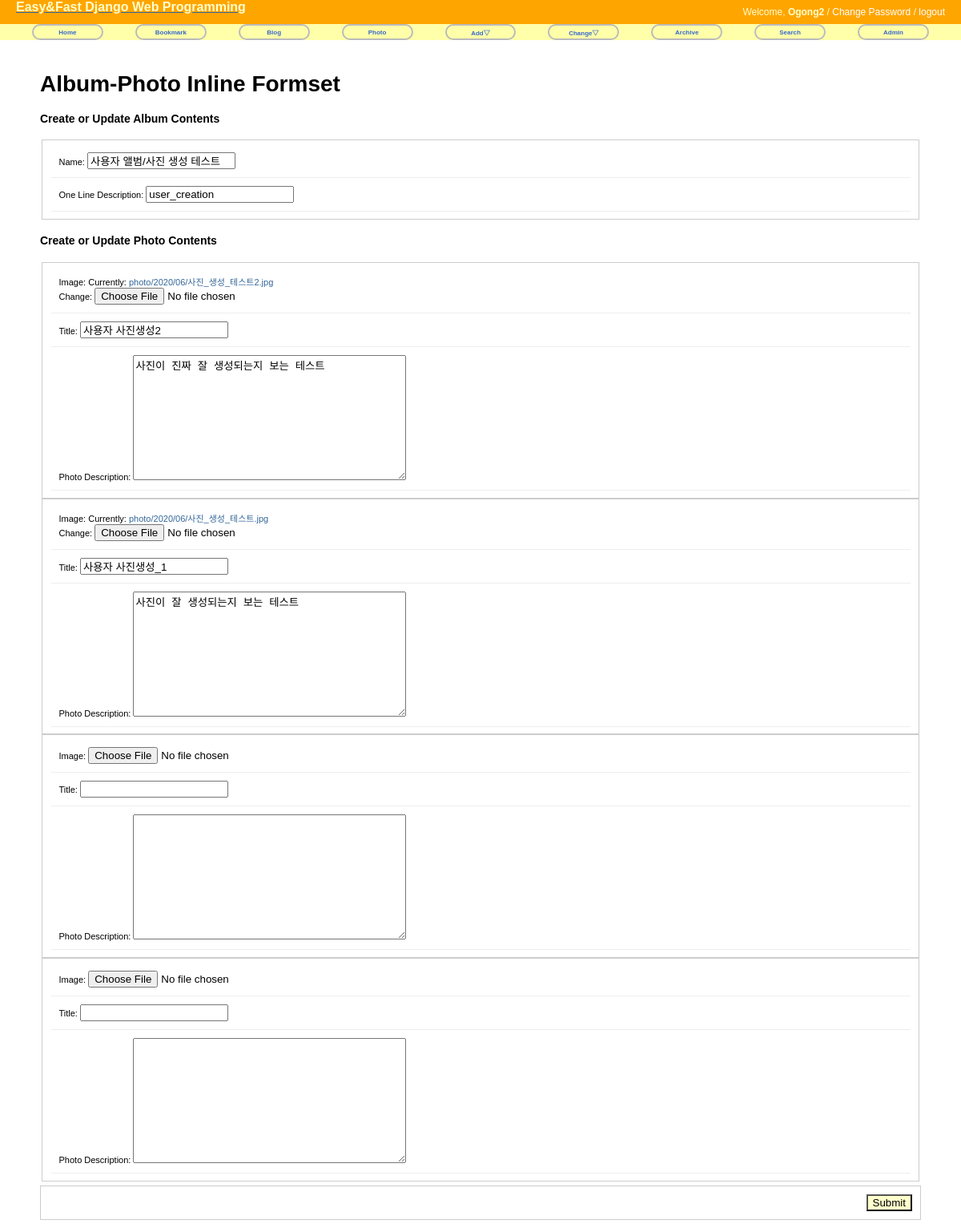
Before: /photo/album/4/update/ (signed in) with the older database file.
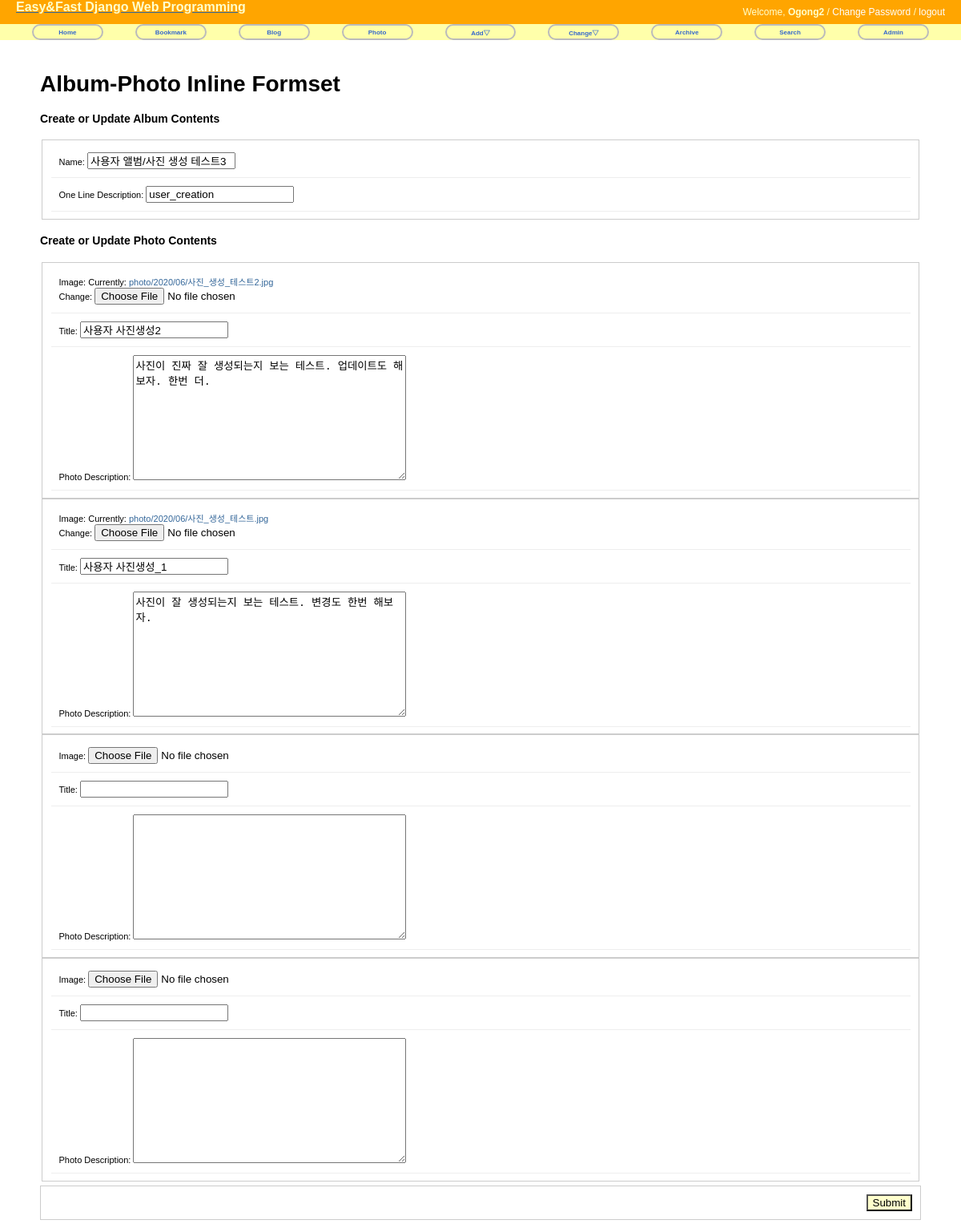
After: the same page with the newer database file.
### photo/models.py (models this page shows, shortened)
@python_2_unicode_compatible
class Album(models.Model):#앨범과 포토의 관계는 1:N관계. 포토에서는 앨범의 Foreign키로 앨범에 대한 소속 구분
    name = models.CharField(max_length=50)
    description = models.CharField('One Line Description', max_length=100, blank=True)
    owner = models.ForeignKey(User, null=True, on_delete=models.CASCADE)
    class Meta:#필드속성 외에 필요한 테이블의 파라미터를 정의하기 위해, 내부클래스 선언(이또한 상속받는 것)
        ordering = ['name'] #모델객체의 리스트 출력시 이름순(오름차순)으로 정렬

### photo/views.py (the view, shortened to what this page needs)
# urls.py: path('album/<int:pk>/update/', views.AlbumPhotoUV.as_view(), name='album_update'),
class AlbumPhotoUV(OwnerOnlyMixin, UpdateView):
    model = Album
    fields = ['name', 'description']
    template_name = 'photo/album_form.html'
    success_url = reverse_lazy('photo:index')
    def get_context_data(self, **kwargs):
        context = super().get_context_data(**kwargs)
        if self.request.POST:
            context['formset'] = PhotoInlineFormSet(self.request.POST, self.request.FILES,
                                                    instance=self.object)
        else:
            context['formset'] = PhotoInlineFormSet(instance=self.object)
        return context

### mainsite/views.py (called while the page is built)
    def get(self, request, *args, **kwargs):
        self.object = self.get_object()
        if self.request.user != self.object.owner:
            self.handle_no_permission()
        return super().get(request, *args, **kwargs)

### photo/templates/photo/album_form.html (shortened to what this page needs)
{% extends 'base.html' %}
{% load static %}
{% block extrastyle %}{% static "css/form.css" %}{% endblock %}
{% block content %}
<div id="content">
    <h1>Album-Photo Inline Formset</h1>
        {% if form.is_multipart or formset.is_multipart %}
        <form enctype="multipart/form-data" method="post" action=".">
        {% else %}
        <form action="." method="post">
        {% endif %}
            <h4>Create or Update Album Contents</h4>
            <fieldset class="alinged">
            <div class="form-row">
                {{form.name.label_tag}} {{form.name}}
            </div>
            <div class="form-row">
                {{form.description.label_tag}} {{form.description}}
            </div>
            </fieldset>
            <h4>Create or Update Photo Contents</h4>
            {% for form in formset %}
                <fieldset class="alinged">
                    <div class="form-row">
                        {{form.image.label_tag}} {{form.image}}
                    </div>
                    <div class="form-row">
                        {{form.title.label_tag}} {{form.title}}
                    </div>
                    <div class="form-row">
                        {{form.description.label_tag}} {{form.description}}
                    </div>
                </fieldset>
            {% endfor %}
            <div class="submit-row">
                <input type="submit" value="Submit"/>
            </div>
        </form>
</div>
{% endblock %}

Changed rows visible on the page:
changed Album "user_creation": name "사용자 앨범/사진 생성 테스트" → "사용자 앨범/사진 생성 테스트3"
Other visible differences:
form field description: "사진이 진짜 잘 생성되는지 보는 테스트" → "사진이 진짜 잘 생성되는지 보는 테스트. 업데이트도 해보자. 한번 더."
form field description: "사진이 잘 생성되는지 보는 테스트" → "사진이 잘 생성되는지 보는 테스트. 변경도 한번 해보자."
